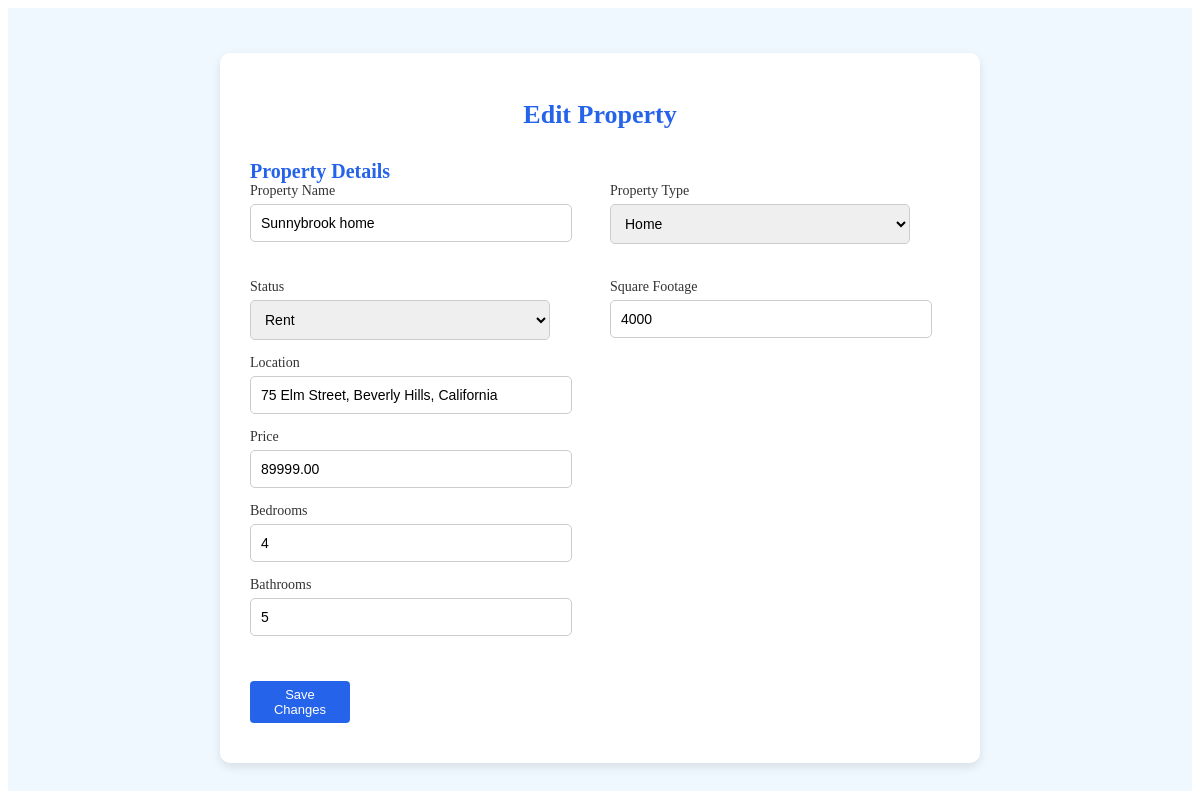
/edit_property/1/ (signed in), run on the app's committed database.
### realestateapp/models.py (models this page shows, shortened)
class Property(models.Model):
    PROPERTY_TYPES = [
        ('apartment', 'Apartment'), ('villa', 'Villa'), ('home', 'Home'),
        ('office', 'Office'), ('building', 'Building'), ('townhouse', 'Townhouse'),
        ('shop', 'Shop'), ('garage', 'Garage')
    ]
    status_choices = [('available', 'Available'),('rent','Rent') ,('sale','Sale'),('sold', 'Sold')]
    p_status = models.CharField(max_length=50, choices=status_choices, default='available')
    p_name = models.CharField(max_length=255)
    p_type = models.CharField(max_length=50, choices=PROPERTY_TYPES)
    p_location = models.CharField(max_length=255)
    p_price = models.DecimalField(max_digits=10, decimal_places=2)
    p_bedrooms = models.IntegerField(default=1)
    p_bathrooms = models.IntegerField(default=1)
    p_images = models.ImageField(upload_to='property_images/')
    p_description = models.TextField()
    p_sqrft = models.IntegerField(default=1)
    p_user = models.ForeignKey(User, on_delete=models.CASCADE,null=True, blank=True)
    posted_on = models.DateTimeField(default=now)

### realestateapp/views.py (the view)
# urls.py: path('edit_property/<int:property_id>/', edit_property, name='edit_property'),
@login_required
def edit_property(request, property_id):
    property_obj = get_object_or_404(Property, id=property_id)
    if request.method == "POST":
        form = PropertyForm(request.POST, request.FILES, instance=property_obj)
        if form.is_valid():
            form.save()
            return redirect(reverse('my_properties'))
    else:
        form = PropertyForm(instance=property_obj)
    return render(request, 'profile/edit_property.html', {'form': form})

### realestateapp/forms.py (shortened to what this page needs)
class PropertyForm(forms.ModelForm):
    class Meta:
        model = Property
        fields = ['p_name', 'p_type', 'p_location', 'p_price', 'p_bedrooms', 'p_bathrooms', 'p_images', 'p_description', 'p_sqrft','p_status',]
    def __init__(self, *args, **kwargs):
        super().__init__(*args, **kwargs)
        self.fields['p_bedrooms'].required = False
        self.fields['p_bathrooms'].required = False
        if 'p_type' in self.data:
            property_type = self.data.get('p_type')
            if property_type not in ['home', 'townhouse']:
                self.fields['p_bedrooms'].widget.attrs['disabled'] = True
                self.fields['p_bathrooms'].widget.attrs['disabled'] = True
        elif self.instance.pk:
            if self.instance.p_type not in ['home', 'townhouse']:
                self.fields['p_bedrooms'].widget.attrs['disabled'] = True
                self.fields['p_bathrooms'].widget.attrs['disabled'] = True

### realestateapp/templates/profile/edit_property.html (shortened to what this page needs)
{% extends 'profile/base_profile.html' %}
{% load static %}
{% block content %}
<div class="edit-property-container">
    <div class="edit-property-box">
        <h1>Edit Property</h1>
        <form   method="post" enctype="multipart/form-data">
            <div class="section-title">Property Details</div>
            <div class="form-grid">
                <div>
                    <label>Property Name</label>
                    {{ form.p_name }}
                </div>
                <div>
                    <label>Property Type</label>
                    {{ form.p_type }}
                </div>
                <div>
                    <label>Status</label>
                    {{ form.p_status }}
                <div>
                    <label>Location</label>
                    {{ form.p_location }}
                </div>
                <div>
                    <label>Price</label>
                    {{ form.p_price }}
                </div>
                <div>
                    <label>Bedrooms</label>
                    {{ form.p_bedrooms }}
                </div>
                <div>
                    <label>Bathrooms</label>
                    {{ form.p_bathrooms }}
                </div>
            </div>
            <div class="form-group">
                <label for="{{ form.p_sqrft.id_for_label }}">Square Footage</label>
                {{ form.p_sqrft }}
            </div>
                <a href ="/my_properties/"><button type="submit" class="submit-btn">Save Changes</button></a>
        </form>
    </div>
</div>
{% endblock %}

### realestateapp/templates/profile/edit_property.html (style rules this page uses)
.edit-property-container { display: flex; justify-content: center; align-items: center; min-height: 100vh; background-color: #f0f8ff; }
.edit-property-box { width: 100%; max-width: 700px; background: white; padding: 30px; border-radius: 10px; box-shadow: 0 4px 10px rgba(0, 0, 0, 0.1); }
.edit-property-box h1 { text-align: center; color: #2563eb; font-size: 26px; font-weight: bold; margin-bottom: 20px; }
.edit-property-box label { display: block; font-size: 14px; font-weight: 500; color: #333; margin-bottom: 5px; }
.edit-property-box input, .edit-property-box select, .edit-property-box textarea { width: 100% !important; max-width: 300px !important; padding: 10px; border: 1px solid #ccc; border-radius: 5px; font-size: 14px; margin-bottom: 15px; }
.form-grid { display: grid; grid-template-columns: 1fr 1fr; gap: 20px; }
.edit-property-box .section-title { font-size: 20px; font-weight: bold; color: #2563eb; margin-top: 30px; }
.submit-btn { width: 100px !important; padding: 6px 10px !important; font-size: 13px !important; background-color: #2563eb; color: white; border: none; border-radius: 4px; cursor: pointer; transition: background 0.3s, transform 0.2s; display: inline-block; margin: 10px auto; }

### data on the page
Property: p_name "Sunnybrook home", p_type "Home", p_status "Rent", p_location "75 Elm Street, Beverly Hills, California", p_price "89999.00", p_bedrooms "4", p_bathrooms "5", p_sqrft "4000"
